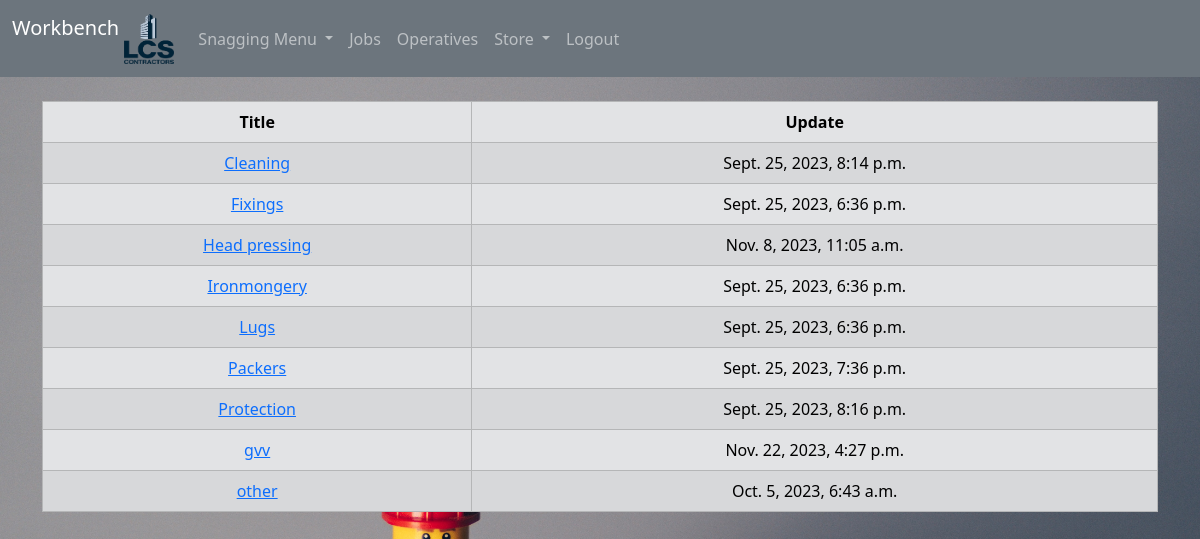
Page /store/collection (signed in) on the committed database.
### store/models.py (models this page shows, shortened)
class Collection(models.Model):
    title = models.CharField(max_length=200)
    update = models.DateTimeField(auto_now=True)
    class Meta:
        ordering = ["title"]

### store/views.py (the view)
# urls.py: path("collection", views.collection, name="store/collection"),
def collection(request):
    collections = Collection.objects.values(
        "title",
        "update",
        "id",
    )
    return render(request, "store/collection.html", {"collections": collections})

### store/templates/store/collection.html (shortened to what this page needs)
{%extends 'base.html'%} {%block content%}
<table class="table table-hover table-bordered table-secondary table-striped">{%if user.is_authenticated and user.is_staff %}
  <thead class="table-secondary">
    <tr>
      <th scope="col">Title</th>
      <th scope="col">Update</th>
    </tr>
  </thead>
  <tbody>
    {% if collections %} {%for collection in collections%}
    <tr>
      <td>
      <a href="{% url 'store/items_collection' collection.id %}"
        >{{ collection.title }}</a</td>
      <td>{{collection.update}}</td>
    </tr>
    {%endfor%}
  </tbody>
</table>
{% endif %} {% endif %} {% endblock %}

### static/style.css (style rules this page uses)
body { background-image: url(bkg1.jpg); background-color: cadetblue; background-size: cover; background-attachment: fixed; background-position: center; height: auto; background-repeat: no-repeat; text-align: center; }

### rows in the picture
Collection: title "Cleaning", update "Sept. 25, 2023, 8:14 p.m."
Collection: title "Fixings", update "Sept. 25, 2023, 6:36 p.m."
Collection: title "Head pressing", update "Nov. 8, 2023, 11:05 a.m."
Collection: title "Ironmongery", update "Sept. 25, 2023, 6:36 p.m."
Collection: title "Lugs", update "Sept. 25, 2023, 6:36 p.m."
Collection: title "Packers", update "Sept. 25, 2023, 7:36 p.m."
Collection: title "Protection", update "Sept. 25, 2023, 8:16 p.m."
Collection: title "gvv", update "Nov. 22, 2023, 4:27 p.m."
Collection: title "other", update "Oct. 5, 2023, 6:43 a.m."
